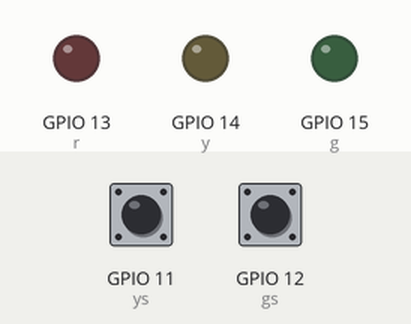
Bench run of a program on a simulated Raspberry Pi (BCM pin numbers). Parts: output pins drawn as LEDs (lit = HIGH). The inputs (shaded band) are chosen by the test bench; at power-on: GPIO 11 (ys) HIGH, GPIO 12 (gs) HIGH.

Above: at 1.2 s.
1.3 s: GPIO 11 (ys) pulled LOW for 0.15 s
At 1.37 s:
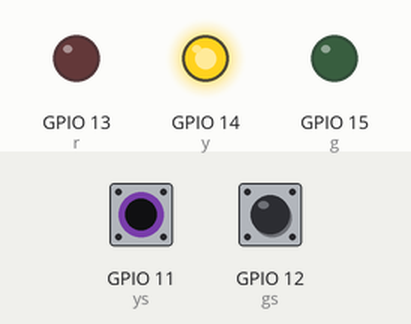
2.9 s: GPIO 12 (gs) pulled LOW for 0.15 s
At 2.97 s:
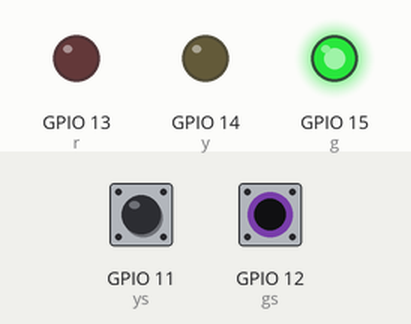
4.5 s: GPIO 12 (gs) pulled LOW for 3.2 s
At 8.9 s:
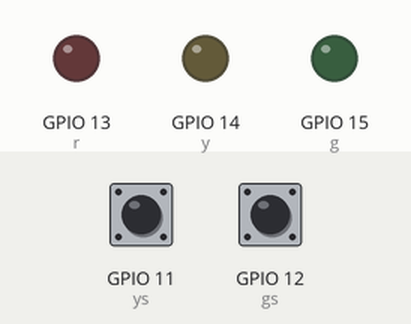
9.2 s: GPIO 11 (ys) pulled LOW for 3.2 s
At 10.0 s:
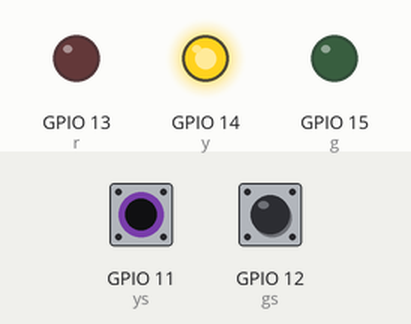
13.9 s: GPIO 11 (ys) driven LOW and GPIO 12 (gs) driven LOW
At 15.1 s:
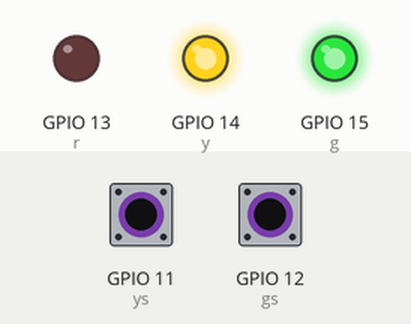
Timing chart, 0 to 16.4 s (numbered marks = the images above; inputs shaded):
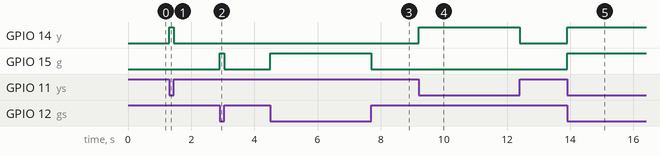

Measured:
- after the input at 1.3 s, GPIO 14 (y): LOW → HIGH at once, → LOW 0.15 s later
- after the input at 2.9 s, GPIO 15 (g): LOW → HIGH at once, → LOW 0.15 s later
- after the input at 4.5 s, GPIO 15 (g): LOW → HIGH at once, → LOW 3.2 s later
- after the input at 9.2 s, GPIO 14 (y): LOW → HIGH at once, → LOW 3.2 s later
- after the input at 13.9 s, GPIO 14 (y), GPIO 15 (g): LOW → HIGH at once

The program:

switch_led_3.py
```python
import RPi.GPIO as GPIO
ys=11
y=14
r=13
rs=10
g=15
gs=12
GPIO.setmode(GPIO.BCM)
GPIO.setup(r, GPIO.OUT)
GPIO.setup(y, GPIO.OUT)
GPIO.setup(g, GPIO.OUT)
GPIO.setup(ys, GPIO.IN, pull_up_down = GPIO.PUD_UP)
GPIO.setup(rs, GPIO.IN, pull_up_down = GPIO.PUD_UP)
GPIO.setup(gs, GPIO.IN, pull_up_down = GPIO.PUD_UP)
try:
    while True:
        GPIO.output(r, GPIO.input(rs)-1)
        GPIO.output(y, GPIO.input(ys)-1)
        GPIO.output(g, GPIO.input(gs)-1)
finally:
    GPIO.cleanup()
    print('cleanup and exit')
```
